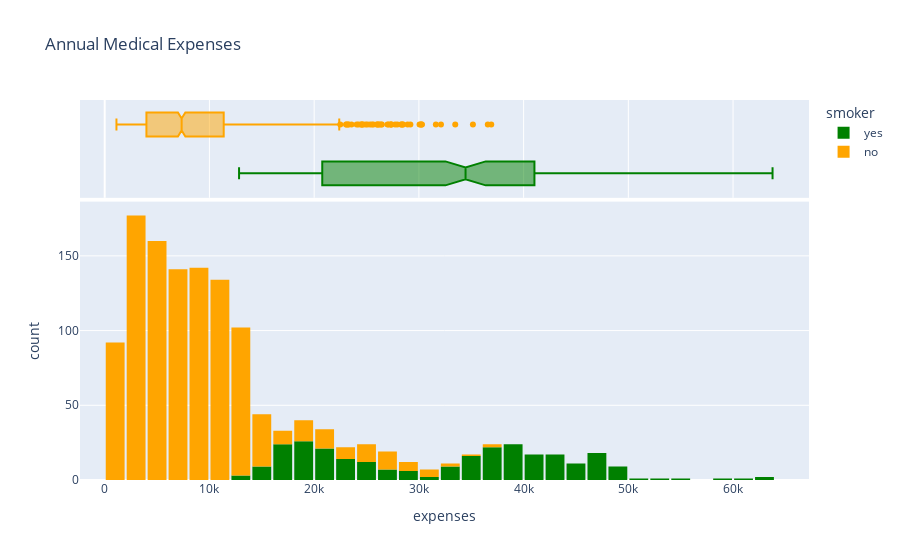

Notebook code for this chart:
### Markdown cell above
### Expenses

Let's visualize the distribution of "expenses" i.e. the annual medical expenses for customers. This is the column we're trying to predict. Let's also use the categorical column "smoker" to distinguish the expenses for smokers and non-smokers.

### Code cell
fig = px.histogram(df,
                    x='expenses',
                    marginal='box',
                    color='smoker',
                    color_discrete_sequence=['green', 'orange'],
                    title="Annual Medical Expenses")

fig.update_layout(bargap=0.1)
fig.show()

### Figure 1 — Plotly figure (JSON) as saved in the notebook; plotly's stock layout.template omitted (floating-point values rounded to 4 significant figures; data arrays with more than 128 entries replaced by an {"elided": "..."} marker saying what was removed)
{"data": [{"alignmentgroup": "True", "bingroup": "x", "hovertemplate": "smoker=yes<br>expenses=%{x}<br>count=%{y}<extra></extra>", "legendgroup": "yes", "marker": {"color": "green", "pattern": {"shape": ""}}, "name": "yes", "offsetgroup": "yes", "orientation": "v", "showlegend": true, "type": "histogram", "x": {"elided": "274 float values"}, "xaxis": "x", "yaxis": "y"}, {"alignmentgroup": "True", "hovertemplate": "smoker=yes<br>expenses=%{x}<extra></extra>", "legendgroup": "yes", "marker": {"color": "green"}, "name": "yes", "notched": true, "offsetgroup": "yes", "showlegend": false, "type": "box", "x": {"elided": "274 float values"}, "xaxis": "x2", "yaxis": "y2"}, {"alignmentgroup": "True", "bingroup": "x", "hovertemplate": "smoker=no<br>expenses=%{x}<br>count=%{y}<extra></extra>", "legendgroup": "no", "marker": {"color": "orange", "pattern": {"shape": ""}}, "name": "no", "offsetgroup": "no", "orientation": "v", "showlegend": true, "type": "histogram", "x": {"elided": "1064 float values"}, "xaxis": "x", "yaxis": "y"}, {"alignmentgroup": "True", "hovertemplate": "smoker=no<br>expenses=%{x}<extra></extra>", "legendgroup": "no", "marker": {"color": "orange"}, "name": "no", "notched": true, "offsetgroup": "no", "showlegend": false, "type": "box", "x": {"elided": "1064 float values"}, "xaxis": "x2", "yaxis": "y2"}], "layout": {"bargap": 0.1, "barmode": "relative", "legend": {"title": {"text": "smoker"}, "tracegroupgap": 0}, "title": {"text": "Annual Medical Expenses"}, "xaxis": {"anchor": "y", "domain": [0, 1], "title": {"text": "expenses"}}, "xaxis2": {"anchor": "y2", "domain": [0, 1], "matches": "x", "showgrid": true, "showticklabels": false}, "yaxis": {"anchor": "x", "domain": [0, 0.7326], "title": {"text": "count"}}, "yaxis2": {"anchor": "x2", "domain": [0.7426, 1], "matches": "y2", "showgrid": false, "showline": false, "showticklabels": false, "ticks": ""}}}
